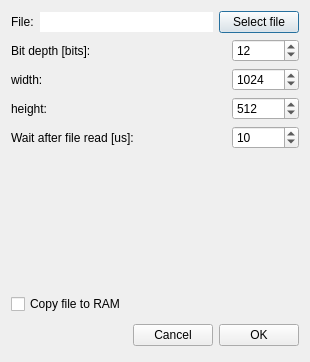
<?xml version="1.0" encoding="UTF-8"?>
<ui version="4.0">
 <class>StillImageSystemSettingsDialog</class>
 <widget class="QDialog" name="StillImageSystemSettingsDialog">
  <property name="geometry">
   <rect>
    <x>0</x>
    <y>0</y>
    <width>310</width>
    <height>362</height>
   </rect>
  </property>
  <property name="sizePolicy">
   <sizepolicy hsizetype="Preferred" vsizetype="Preferred">
    <horstretch>0</horstretch>
    <verstretch>0</verstretch>
   </sizepolicy>
  </property>
  <property name="windowTitle">
   <string>Dialog</string>
  </property>
  <layout class="QHBoxLayout" name="horizontalLayout_10">
   <item>
    <layout class="QVBoxLayout" name="verticalLayout">
     <item>
      <layout class="QHBoxLayout" name="horizontalLayout_4">
       <item>
        <widget class="QLabel" name="label">
         <property name="text">
          <string>File:</string>
         </property>
        </widget>
       </item>
       <item>
        <widget class="QLineEdit" name="lineEdit">
         <property name="text">
          <string/>
         </property>
         <property name="frame">
          <bool>false</bool>
         </property>
         <property name="readOnly">
          <bool>true</bool>
         </property>
        </widget>
       </item>
       <item>
        <widget class="QPushButton" name="pushButton_selectFile">
         <property name="text">
          <string>Select file</string>
         </property>
        </widget>
       </item>
      </layout>
     </item>
     <item>
      <layout class="QHBoxLayout" name="horizontalLayout_6">
       <item>
        <widget class="QLabel" name="label_6">
         <property name="text">
          <string>Bit depth [bits]:</string>
         </property>
        </widget>
       </item>
       <item>
        <spacer name="spacer_5">
         <property name="orientation">
          <enum>Qt::Horizontal</enum>
         </property>
         <property name="sizeHint" stdset="0">
          <size>
           <width>38</width>
           <height>13</height>
          </size>
         </property>
        </spacer>
       </item>
       <item>
        <widget class="QSpinBox" name="spinBox_bitDepth">
         <property name="toolTip">
          <string>&lt;html&gt;&lt;head/&gt;&lt;body&gt;&lt;p&gt;Bit depth of each sample.&lt;/p&gt;&lt;/body&gt;&lt;/html&gt;</string>
         </property>
         <property name="whatsThis">
          <string>Bit depth of each sample. The exact value depends on the dimensions of the chosen raw data. Common values are 8 bit, 12 bit and 16 bit.</string>
         </property>
         <property name="minimum">
          <number>8</number>
         </property>
         <property name="maximum">
          <number>10000000</number>
         </property>
         <property name="value">
          <number>12</number>
         </property>
        </widget>
       </item>
      </layout>
     </item>
     <item>
      <layout class="QHBoxLayout" name="horizontalLayout">
       <item>
        <widget class="QLabel" name="label_2">
         <property name="text">
          <string>width:</string>
         </property>
        </widget>
       </item>
       <item>
        <spacer name="spacer">
         <property name="orientation">
          <enum>Qt::Horizontal</enum>
         </property>
         <property name="sizeHint" stdset="0">
          <size>
           <width>38</width>
           <height>13</height>
          </size>
         </property>
        </spacer>
       </item>
       <item>
        <widget class="QSpinBox" name="spinBox_width">
         <property name="toolTip">
          <string>&lt;html&gt;&lt;head/&gt;&lt;body&gt;&lt;p&gt;Samples per raw a-scan. This needs to be an even number. &lt;/p&gt;&lt;/body&gt;&lt;/html&gt;</string>
         </property>
         <property name="whatsThis">
          <string>Samples per raw a-scan. This needs to be an even number. The exact value depends on the dimensions of the chosen raw data. Typical values are multiple of 128 such as 1024.</string>
         </property>
         <property name="minimum">
          <number>2</number>
         </property>
         <property name="maximum">
          <number>10000000</number>
         </property>
         <property name="singleStep">
          <number>2</number>
         </property>
         <property name="value">
          <number>1024</number>
         </property>
        </widget>
       </item>
      </layout>
     </item>
     <item>
      <layout class="QHBoxLayout" name="horizontalLayout_2">
       <item>
        <widget class="QLabel" name="label_3">
         <property name="text">
          <string>height:</string>
         </property>
        </widget>
       </item>
       <item>
        <spacer name="spacer_2">
         <property name="orientation">
          <enum>Qt::Horizontal</enum>
         </property>
         <property name="sizeHint" stdset="0">
          <size>
           <width>38</width>
           <height>13</height>
          </size>
         </property>
        </spacer>
       </item>
       <item>
        <widget class="QSpinBox" name="spinBox_height">
         <property name="toolTip">
          <string>&lt;html&gt;&lt;head/&gt;&lt;body&gt;&lt;p&gt;A-scans per b-scan&lt;/p&gt;&lt;/body&gt;&lt;/html&gt;</string>
         </property>
         <property name="whatsThis">
          <string>A-scans per b-scan. The exact value depends on the dimensions of the chosen raw data. Typical values are 256, 320, 512 and 1024.</string>
         </property>
         <property name="minimum">
          <number>2</number>
         </property>
         <property name="maximum">
          <number>10000000</number>
         </property>
         <property name="value">
          <number>512</number>
         </property>
        </widget>
       </item>
      </layout>
     </item>
     <item>
      <layout class="QHBoxLayout" name="horizontalLayout_5">
       <item>
        <widget class="QLabel" name="label_5">
         <property name="text">
          <string>Wait after file read [us]:</string>
         </property>
        </widget>
       </item>
       <item>
        <spacer name="spacer_4">
         <property name="orientation">
          <enum>Qt::Horizontal</enum>
         </property>
         <property name="sizeHint" stdset="0">
          <size>
           <width>38</width>
           <height>13</height>
          </size>
         </property>
        </spacer>
       </item>
       <item>
        <widget class="QSpinBox" name="spinBox_waitTime">
         <property name="toolTip">
          <string>&lt;html&gt;&lt;head/&gt;&lt;body&gt;&lt;p&gt;Wait time after reading a single buffer.&lt;/p&gt;&lt;/body&gt;&lt;/html&gt;</string>
         </property>
         <property name="whatsThis">
          <string>Artificially generated waiting time after reading a single buffer to simulate slow acquisition systems.</string>
         </property>
         <property name="maximum">
          <number>10000000</number>
         </property>
         <property name="value">
          <number>10</number>
         </property>
        </widget>
       </item>
      </layout>
     </item>
     <item>
      <spacer name="verticalSpacer">
       <property name="orientation">
        <enum>Qt::Vertical</enum>
       </property>
       <property name="sizeHint" stdset="0">
        <size>
         <width>20</width>
         <height>13</height>
        </size>
       </property>
      </spacer>
     </item>
     <item>
      <widget class="QCheckBox" name="checkBox_copyFileToRam">
       <property name="toolTip">
        <string>&lt;html&gt;&lt;head/&gt;&lt;body&gt;&lt;p&gt;Copy entire raw file to RAM to speed up data transfer to OCTproZ. For very large files this should be disabled. This option only has an effect if buffers to read from file is greater than two.  &lt;/p&gt;&lt;/body&gt;&lt;/html&gt;</string>
       </property>
       <property name="whatsThis">
        <string>Copy entire raw file to RAM to speed up data transfer to OCTproZ. For very large files this should be disabled. This option only has an effect if buffers to read from file is greater than two. </string>
       </property>
       <property name="text">
        <string>Copy file to RAM</string>
       </property>
      </widget>
     </item>
     <item>
      <layout class="QHBoxLayout">
       <property name="spacing">
        <number>6</number>
       </property>
       <property name="leftMargin">
        <number>0</number>
       </property>
       <property name="topMargin">
        <number>0</number>
       </property>
       <property name="rightMargin">
        <number>0</number>
       </property>
       <property name="bottomMargin">
        <number>0</number>
       </property>
       <item>
        <spacer>
         <property name="orientation">
          <enum>Qt::Horizontal</enum>
         </property>
         <property name="sizeHint" stdset="0">
          <size>
           <width>131</width>
           <height>31</height>
          </size>
         </property>
        </spacer>
       </item>
       <item>
        <widget class="QPushButton" name="cancelButton">
         <property name="text">
          <string>Cancel</string>
         </property>
        </widget>
       </item>
       <item>
        <widget class="QPushButton" name="okButton">
         <property name="text">
          <string>OK</string>
         </property>
        </widget>
       </item>
      </layout>
     </item>
    </layout>
   </item>
  </layout>
 </widget>
 <resources>
  <include location="../resources.qrc"/>
 </resources>
 <connections>
  <connection>
   <sender>okButton</sender>
   <signal>clicked()</signal>
   <receiver>StillImageSystemSettingsDialog</receiver>
   <slot>accept()</slot>
   <hints>
    <hint type="sourcelabel">
     <x>278</x>
     <y>253</y>
    </hint>
    <hint type="destinationlabel">
     <x>96</x>
     <y>254</y>
    </hint>
   </hints>
  </connection>
  <connection>
   <sender>cancelButton</sender>
   <signal>clicked()</signal>
   <receiver>StillImageSystemSettingsDialog</receiver>
   <slot>reject()</slot>
   <hints>
    <hint type="sourcelabel">
     <x>369</x>
     <y>253</y>
    </hint>
    <hint type="destinationlabel">
     <x>179</x>
     <y>282</y>
    </hint>
   </hints>
  </connection>
 </connections>
</ui>
